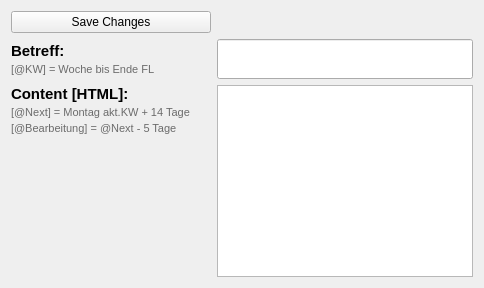
      <widget class="QWidget" name="pg_mail">
       <layout class="QGridLayout" name="gridLayout_2">
        <item row="2" column="1">
         <widget class="QLineEdit" name="txt_subject">
          <property name="sizePolicy">
           <sizepolicy hsizetype="Preferred" vsizetype="Fixed">
            <horstretch>0</horstretch>
            <verstretch>40</verstretch>
           </sizepolicy>
          </property>
          <property name="maximumSize">
           <size>
            <width>16777215</width>
            <height>40</height>
           </size>
          </property>
          <property name="alignment">
           <set>Qt::AlignmentFlag::AlignLeading|Qt::AlignmentFlag::AlignLeft|Qt::AlignmentFlag::AlignVCenter</set>
          </property>
         </widget>
        </item>
        <item row="3" column="1">
         <widget class="QPlainTextEdit" name="txt_content"/>
        </item>
        <item row="3" column="0">
         <widget class="QLabel" name="lb_content">
          <property name="sizePolicy">
           <sizepolicy hsizetype="Fixed" vsizetype="Preferred">
            <horstretch>0</horstretch>
            <verstretch>0</verstretch>
           </sizepolicy>
          </property>
          <property name="minimumSize">
           <size>
            <width>200</width>
            <height>0</height>
           </size>
          </property>
          <property name="maximumSize">
           <size>
            <width>200</width>
            <height>16777215</height>
           </size>
          </property>
          <property name="text">
           <string>&lt;!DOCTYPE HTML PUBLIC &quot;-//W3C//DTD HTML 4.0//EN&quot; &quot;http://www.w3.org/TR/REC-html40/strict.dtd&quot;&gt;
&lt;html&gt;&lt;head&gt;&lt;meta name=&quot;qrichtext&quot; content=&quot;1&quot; /&gt;&lt;meta charset=&quot;utf-8&quot; /&gt;&lt;style type=&quot;text/css&quot;&gt;
p, li { white-space: pre-wrap; }
hr { height: 1px; border-width: 0; }
li.unchecked::marker { content: &quot;\2610&quot;; }
li.checked::marker { content: &quot;\2612&quot;; }
&lt;/style&gt;&lt;/head&gt;&lt;body style=&quot; font-family:'Segoe UI'; font-size:9pt; font-weight:400; font-style:normal;&quot;&gt;
&lt;p style=&quot; margin-top:0px; margin-bottom:0px; margin-left:0px; margin-right:0px; -qt-block-indent:0; text-indent:0px;&quot;&gt;&lt;span style=&quot; font-size:11pt; font-weight:700;&quot;&gt;Content [HTML]: &lt;/span&gt;&lt;/p&gt;
&lt;p style=&quot; margin-top:3px; margin-bottom:3px; margin-left:0px; margin-right:0px; -qt-block-indent:0; text-indent:0px;&quot;&gt;&lt;span style=&quot; font-size:8pt; color:#6b6b6b;&quot;&gt;[@Next] = Montag akt.KW + 14 Tage&lt;/span&gt;&lt;/p&gt;&lt;/body&gt;&lt;/html&gt;
&lt;p style=&quot; margin-top:3px; margin-bottom:3px; margin-left:0px; margin-right:0px; -qt-block-indent:0; text-indent:0px;&quot;&gt;&lt;span style=&quot; font-size:8pt; color:#6b6b6b;&quot;&gt;[@Bearbeitung] = @Next - 5 Tage&lt;/span&gt;&lt;/p&gt;&lt;/body&gt;&lt;/html&gt;</string>
          </property>
          <property name="alignment">
           <set>Qt::AlignmentFlag::AlignLeading|Qt::AlignmentFlag::AlignLeft|Qt::AlignmentFlag::AlignTop</set>
          </property>
          <property name="wordWrap">
           <bool>true</bool>
          </property>
         </widget>
        </item>
        <item row="0" column="0">
         <widget class="QPushButton" name="btn_save">
          <property name="text">
           <string>Save Changes</string>
          </property>
         </widget>
        </item>
        <item row="2" column="0">
         <widget class="QLabel" name="lb_Sub">
          <property name="sizePolicy">
           <sizepolicy hsizetype="Fixed" vsizetype="Fixed">
            <horstretch>0</horstretch>
            <verstretch>0</verstretch>
           </sizepolicy>
          </property>
          <property name="minimumSize">
           <size>
            <width>200</width>
            <height>40</height>
           </size>
          </property>
          <property name="maximumSize">
           <size>
            <width>200</width>
            <height>40</height>
           </size>
          </property>
          <property name="text">
           <string>&lt;!DOCTYPE HTML PUBLIC &quot;-//W3C//DTD HTML 4.0//EN&quot; &quot;http://www.w3.org/TR/REC-html40/strict.dtd&quot;&gt;
&lt;html&gt;&lt;head&gt;&lt;meta name=&quot;qrichtext&quot; content=&quot;1&quot; /&gt;&lt;meta charset=&quot;utf-8&quot; /&gt;&lt;style type=&quot;text/css&quot;&gt;
p, li { white-space: pre-wrap; }
hr { height: 1px; border-width: 0; }
li.unchecked::marker { content: &quot;\2610&quot;; }
li.checked::marker { content: &quot;\2612&quot;; }
&lt;/style&gt;&lt;/head&gt;&lt;body style=&quot; font-family:'Segoe UI'; font-size:9pt; font-weight:400; font-style:normal;&quot;&gt;
&lt;p style=&quot; margin-top:0px; margin-bottom:0px; margin-left:0px; margin-right:0px; -qt-block-indent:0; text-indent:0px;&quot;&gt;&lt;span style=&quot; font-size:11pt; font-weight:700;&quot;&gt;Betreff: &lt;/span&gt;&lt;/p&gt;
&lt;p style=&quot; margin-top:3px; margin-bottom:3px; margin-left:0px; margin-right:0px; -qt-block-indent:0; text-indent:0px;&quot;&gt;&lt;span style=&quot; font-size:8pt; color:#6b6b6b;&quot;&gt;[@KW] = Woche bis Ende FL&lt;/span&gt;&lt;/p&gt;&lt;/body&gt;&lt;/html&gt;</string>
          </property>
         </widget>
        </item>
       </layout>
      </widget>
